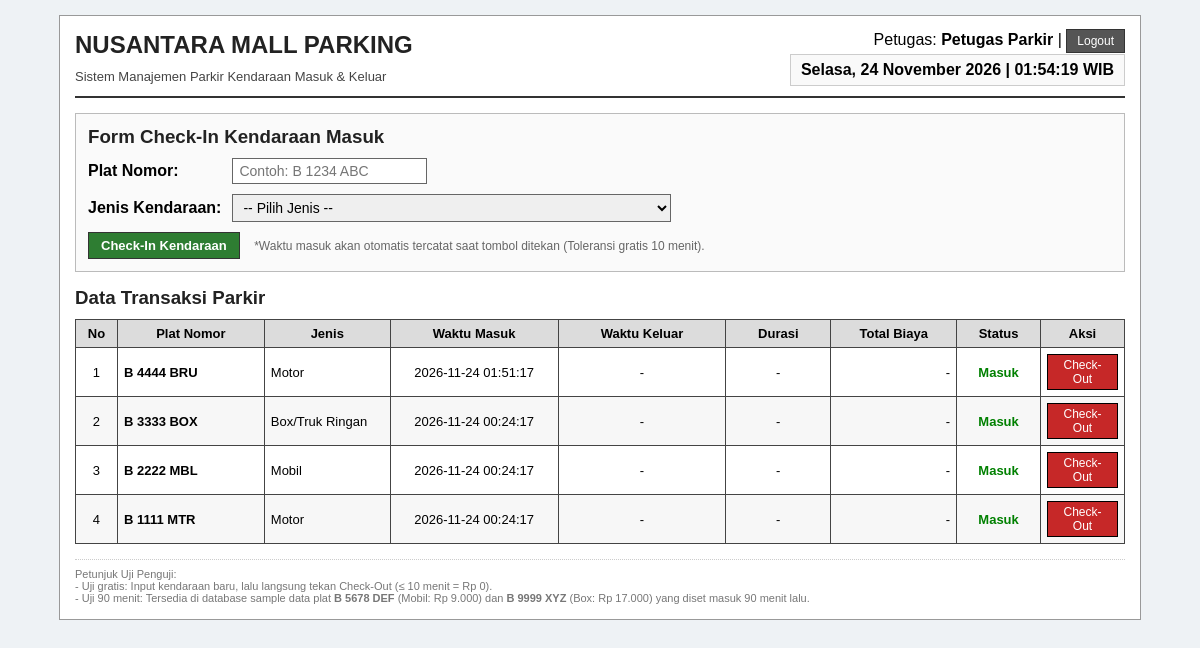
/index.php (signed in), run on the app's committed database.
### tables this page shows
CREATE TABLE IF NOT EXISTS `tbl_transaksi_parkir` (
  `id_parkir` INT(11) NOT NULL AUTO_INCREMENT,
  `plat_nomor` VARCHAR(20) NOT NULL,
  `jenis_kendaraan` VARCHAR(30) NOT NULL,
  `waktu_masuk` DATETIME NOT NULL,
  `waktu_keluar` DATETIME DEFAULT NULL,
  `durasi` INT(11) DEFAULT NULL,
  `total_biaya` INT(11) DEFAULT NULL,
  `status` VARCHAR(15) NOT NULL DEFAULT 'Masuk',
  `id_petugas` INT(11) NOT NULL,
  PRIMARY KEY (`id_parkir`),
  KEY `id_petugas` (`id_petugas`),
  CONSTRAINT `fk_petugas_parkir` FOREIGN KEY (`id_petugas`) REFERENCES `tbl_petugas` (`id_petugas`) ON UPDATE CASCADE
);

### index.php (the view, shortened to what this page needs)
<?php
require_once "koneksi.php";
$nama_petugas = $_SESSION['nama_petugas'];
$query = "SELECT t.*, p.nama_petugas
          FROM tbl_transaksi_parkir t
          JOIN tbl_petugas p ON t.id_petugas = p.id_petugas
          ORDER BY t.id_parkir DESC";
$result = mysqli_query($koneksi, $query);
?>
<!DOCTYPE html>
<html lang="id">
<head>
    <link rel="stylesheet" href="style.css">
</head>
<body>
<div class="kotak-utama">
    <div class="header-info">
        <div style="float: right; text-align: right;">
            <span>Petugas: <b><?php echo htmlspecialchars($nama_petugas); ?></b></span> |
            <a href="logout.php" class="btn btn-logout" onclick="return confirm('Apakah Anda yakin ingin logout?')">Logout</a>
            <br>
            <div id="jam-realtime" class="jam-box">Memuat waktu...</div>
        </div>
        <h2>NUSANTARA MALL PARKING</h2>
        <div style="font-size: 13px; color: #444;">Sistem Manajemen Parkir Kendaraan Masuk & Keluar</div>
    </div>
    <div class="form-parkir">
        <h3>Form Check-In Kendaraan Masuk</h3>
        <form action="proses_masuk.php" method="POST">
            <div class="form-group">
                <label for="plat_nomor">Plat Nomor:</label>
                <input type="text" name="plat_nomor" id="plat_nomor" placeholder="Contoh: B 1234 ABC" required>
            </div>
            <div class="form-group">
                <label for="jenis_kendaraan">Jenis Kendaraan:</label>
                <select name="jenis_kendaraan" id="jenis_kendaraan" required>
                    <option value="">-- Pilih Jenis --</option>
                </select>
            </div>
            <div>
                <button type="submit" class="btn btn-masuk">Check-In Kendaraan</button>
                <span style="font-size: 12px; color: #666; margin-left: 10px;">*Waktu masuk akan otomatis tercatat saat tombol ditekan (Toleransi gratis 10 menit).</span>
            </div>
        </form>
    </div>
    <h3>Data Transaksi Parkir</h3>
    <table>
        <thead>
            <tr>
                <th width="4%">No</th>
                <th width="14%">Plat Nomor</th>
                <th width="12%">Jenis</th>
                <th width="16%">Waktu Masuk</th>
                <th width="16%">Waktu Keluar</th>
                <th width="10%">Durasi</th>
                <th width="12%">Total Biaya</th>
                <th width="8%">Status</th>
                <th width="8%">Aksi</th>
            </tr>
        </thead>
        <tbody>
            <?php
            $no = 1;
            if ($result && mysqli_num_rows($result) > 0):
                while ($row = mysqli_fetch_assoc($result)):
            ?>
                <tr>
                    <td align="center"><?php echo $no++; ?></td>
                    <td><b><?php echo htmlspecialchars($row['plat_nomor']); ?></b></td>
                    <td><?php echo htmlspecialchars($row['jenis_kendaraan']); ?></td>
                    <td align="center"><?php echo htmlspecialchars($row['waktu_masuk']); ?></td>
                    <td align="center"><?php echo $row['waktu_keluar'] ? htmlspecialchars($row['waktu_keluar']) : '-'; ?></td>
                    <td align="center"><?php echo $row['durasi'] !== null ? htmlspecialchars($row['durasi']) . " Menit" : '-'; ?></td>
                    <td align="right">
                        <?php
                        if ($row['total_biaya'] !== null) {
                            echo "Rp " . number_format($row['total_biaya'], 0, ',', '.');
                        } else {
                            echo "-";
                        }
                        ?>
                    </td>
                    <td align="center">
                        <?php if ($row['status'] === 'Masuk'): ?>
                            <span class="status-masuk">Masuk</span>
                        <?php else: ?>
                            <span class="status-selesai">Selesai</span>
                        <?php endif; ?>
                    </td>
                    <td align="center">
                        <?php if ($row['status'] === 'Masuk'): ?>
                            <a href="proses_keluar.php?id=<?php echo $row['id_parkir']; ?>"
                               class="btn-keluar"
                               onclick="return confirm('Proses Check-Out kendaraan <?php echo htmlspecialchars($row['plat_nomor']); ?>?')">
                                Check-Out
                            </a>
                        <?php else: ?>
                            <span style="color: #999; font-size: 12px;">-</span>
                        <?php endif; ?>
                    </td>
                </tr>
            <?php
                endwhile;
            else:
            ?>
                <tr>
                    <td colspan="9" align="center" style="padding: 15px; color: #888;">Belum ada data transaksi parkir.</td>
                </tr>
            <?php endif; ?>
        </tbody>
    </table>
    <div style="margin-top: 15px; font-size: 11px; color: #777; border-top: 1px dotted #ccc; padding-top: 8px;">
        Petunjuk Uji Penguji:
        <br>- Uji gratis: Input kendaraan baru, lalu langsung tekan Check-Out (&le; 10 menit = Rp 0).
        <br>- Uji 90 menit: Tersedia di database sample data plat <b>B 5678 DEF</b> (Mobil: Rp 9.000) dan <b>B 9999 XYZ</b> (Box: Rp 17.000) yang diset masuk 90 menit lalu.
    </div>
</div>
</body>
</html>

### style.css (style rules this page uses)
body { font-family: Arial, Helvetica, sans-serif; background-color: #eef2f5; margin: 15px; color: #000; }
.kotak-utama { background-color: #ffffff; border: 1px solid #999999; padding: 15px; max-width: 1050px; margin: 0 auto; }
h2, h3 { margin-top: 0; margin-bottom: 10px; color: #222222; }
.header-info { border-bottom: 2px solid #333333; padding-bottom: 10px; margin-bottom: 15px; }
.jam-box { background-color: #f9f9f9; border: 1px solid #cccccc; padding: 6px 10px; font-weight: bold; display: inline-block; margin-top: 5px; }
.form-parkir { background-color: #fafafa; border: 1px solid #bbbbbb; padding: 12px; margin-bottom: 15px; }
.form-group { margin-bottom: 10px; }
.form-group label { display: inline-block; width: 140px; font-weight: bold; }
input[type="text"], input[type="password"], select { padding: 4px 6px; border: 1px solid #666666; font-size: 14px; }
.btn { padding: 5px 12px; font-size: 13px; cursor: pointer; border: 1px solid #333333; background-color: #e0e0e0; }
.btn-masuk { background-color: #2e7d32; color: #ffffff; font-weight: bold; }
.btn-keluar { background-color: #c62828; color: #ffffff; text-decoration: none; padding: 3px 8px; font-size: 12px; display: inline-block; border: 1px solid #000; }
.btn-logout { background-color: #555555; color: #ffffff; text-decoration: none; padding: 4px 10px; font-size: 12px; }
table { width: 100%; border-collapse: collapse; margin-top: 10px; }
table, th, td { border: 1px solid #444444; }
th { background-color: #dcdcdc; padding: 6px; font-size: 13px; text-align: center; }
td { padding: 6px; font-size: 13px; }
tr:nth-child(even) { background-color: #f7f7f7; }
.status-masuk { color: green; font-weight: bold; }

### data on the page
tbl_transaksi_parkir: plat_nomor "B 4444 BRU", jenis_kendaraan "Motor", waktu_masuk "2026-11-24 01:51:17", status "Masuk"
tbl_transaksi_parkir: plat_nomor "B 3333 BOX", jenis_kendaraan "Box/Truk Ringan", waktu_masuk "2026-11-24 00:24:17", status "Masuk"
tbl_transaksi_parkir: plat_nomor "B 2222 MBL", jenis_kendaraan "Mobil", waktu_masuk "2026-11-24 00:24:17", status "Masuk"
tbl_transaksi_parkir: plat_nomor "B 1111 MTR", jenis_kendaraan "Motor", waktu_masuk "2026-11-24 00:24:17", status "Masuk"

### other printed values
$nama_petugas "Petugas Parkir"
